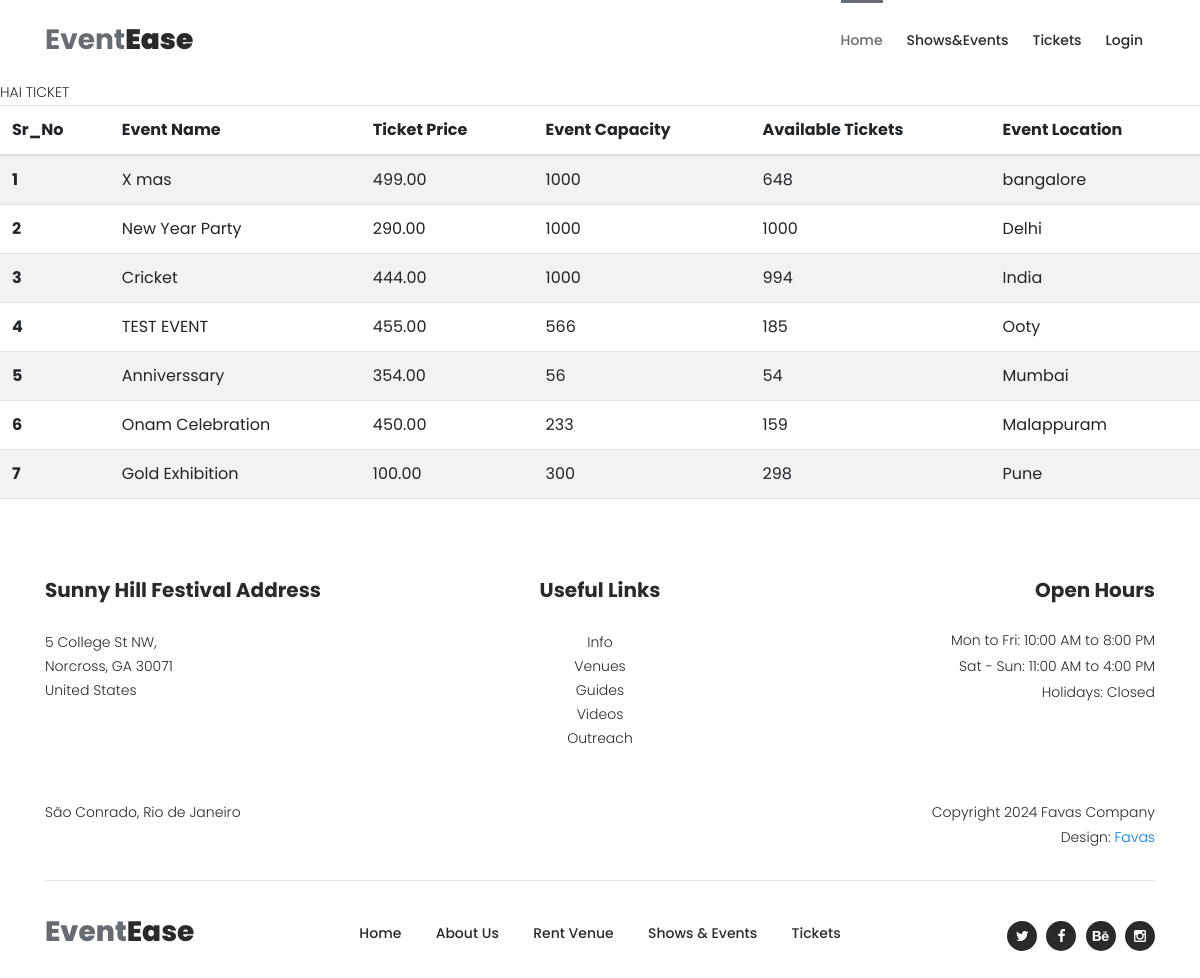
The page /admin_ticket_list/ on the database as committed earlier.
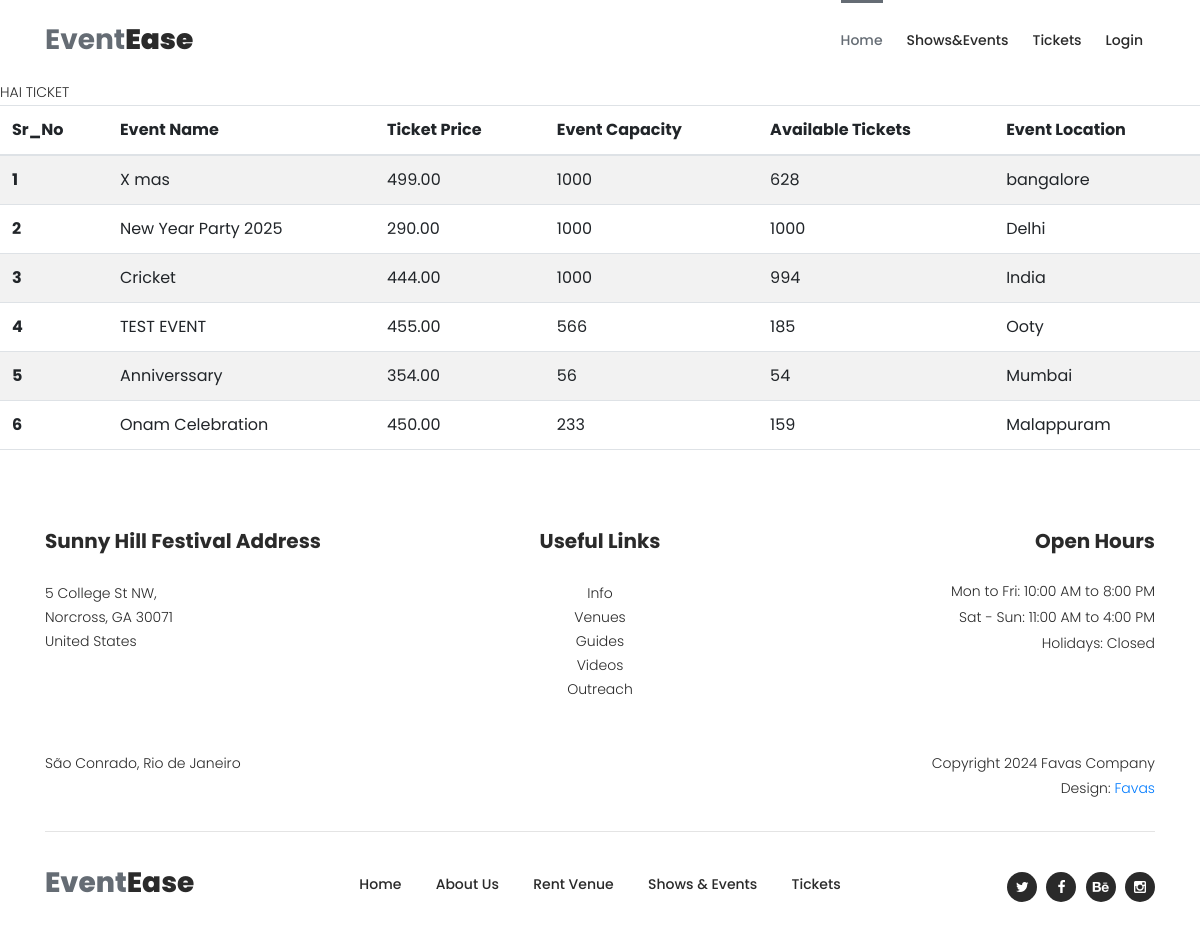
The same page on the database as committed later.
### events/models.py (models this page shows, shortened)
class Event(models.Model):
    user = models.ForeignKey(Profile, on_delete=models.CASCADE,blank=True,null=True)  # Link each event to a user
    title = models.CharField(max_length=200)
    description = models.TextField()
    date = models.DateField()
    time = models.TimeField()
    location = models.CharField(max_length=255)
    ticket_price=models.DecimalField(max_digits=10,decimal_places=2,default=0.00)
    is_active = models.BooleanField(default=True)
    image = models.ImageField(upload_to='event_images/', null=True, blank=True)
    capacity = models.PositiveIntegerField(default=0)
    available_tickets = models.PositiveIntegerField(default=0)
    def __str__(self):
        return self.title

### events/views.py (the view)
# urls.py: path('admin_ticket_list/', views.admin_ticket_list, name='admin_ticket_list'),
def admin_ticket_list(request):
    ticket_data=Event.objects.prefetch_related('ticket_set', 'user__user').all()
    context={
        'ticket_data':ticket_data
    }
    print(context)
    return render(request,'layout_admin_ticket_list.html',context)

### templates/Layout_admin_ticket_list.html
{% extends 'blank_layout.html' %}
{% block header%}
{% include 'header.html' %}
{% endblock header%}
{% block admin_event_list %}
{% include 'admin_ticket_list.html' %}
{% endblock admin_event_list %}
{% block footer %}
{% include 'footer.html' %}
{% endblock footer %}

### templates/blank_layout.html (shortened to what this page needs)
{% load static %}
<!DOCTYPE html>
<html lang="en">
  <head>
    <link rel="stylesheet" type="text/css" href="{% static 'css/bootstrap.min.css' %}">
    <link rel="stylesheet" type="text/css" href="{% static 'css/font-awesome.css' %}">
    <link rel="stylesheet" type="text/css" href="{% static 'css/owl-carousel.css' %}">
    <link rel="stylesheet" href="{% static 'css/tooplate-artxibition.css' %}">
    </head>
    <body>
    {% block header%}
    {% endblock header%}
{% block admin_event_list %}
{% endblock admin_event_list %}
    {% block footer %}
    {% endblock footer %}
  </body>
</html>

### templates/header.html (shortened to what this page needs)
{% load static %}
<link href="https://cdn.jsdelivr.net/npm/bootstrap@5.3.0/dist/css/bootstrap.min.css" rel="stylesheet">
<header class="header-area header-sticky">
    <div class="container">
        <div class="row">
            <div class="col-12">
                <nav class="main-nav">
                    <a href="{% url 'index' %}" class="logo">Event<em>Ease</em></a>
                    <ul class="nav">
                        <li><a href="{% url 'index' %}" class="active">Home</a></li>
                        <li><a href="{% url 'display_event' %}">Shows&Events</a></li>
                        <li><a href="{% url 'tickets' %}">Tickets</a></li>
                        {% if user.is_authenticated %}
                            <li><a href="{% url 'logout' %}">Logout</a></li>
                            <li><a href="#"><em>Hello </em>{{ user.username }}</a></li>
                        {% else %}
                            <li><a href="{% url 'login' %}">Login</a></li>
                        {% endif %}
                    </ul>
                </nav>
            </div>
        </div>
    </div>
</header>

### templates/admin_ticket_list.html (shortened to what this page needs)
{% load static %}
    <link rel="stylesheet" type="text/css" href="{% static 'css/bootstrap.min.css' %}">
    <link rel="stylesheet" type="text/css" href="{% static 'css/font-awesome.css' %}">
    <link rel="stylesheet" type="text/css" href="{% static 'css/owl-carousel.css' %}">
    <link rel="stylesheet" href="{% static 'css/tooplate-artxibition.css' %}">
<table class="table table-striped">
    <thead>
      <tr>
        <th scope="col">Sr_No</th>
        <th scope="col">Event Name</th>
        <th scope="col">Ticket Price</th>
        <th scope="col">Event Capacity</th>
        <th scope="col">Available Tickets</th>
        <th scope="col">Event Location</th>
      </tr>
    </thead>
    <tbody>
      <P> HAI TICKET </P>
        {% for data in ticket_data %}
      <tr>
        <th scope="row">{{ forloop.counter}}</th>
       <td>{{data.title}}</td>
        <td>{{data.ticket_price}}</td>
        <td>{{data.capacity}}</td>
        <td>{{data.available_tickets}}</td>
        <td>{{data.location}}</td>
      </tr>
      {% endfor %}
    </tbody>
  </table>

### templates/footer.html
<footer>
    <div class="container">
        <div class="row">
            <div class="col-lg-4">
                <div class="address">
                    <h4>Sunny Hill Festival Address</h4>
                    <span>5 College St NW, <br>Norcross, GA 30071<br>United States</span>
                </div>
            </div>
            <div class="col-lg-4">
                <div class="links">
                    <h4>Useful Links</h4>
                    <ul>
                        <li><a href="#">Info</a></li>
                        <li><a href="#">Venues</a></li>
                        <li><a href="#">Guides</a></li>
                        <li><a href="#">Videos</a></li>
                        <li><a href="#">Outreach</a></li>
                    </ul>
                </div>
            </div>
            <div class="col-lg-4">
                <div class="hours">
                    <h4>Open Hours</h4>
                    <ul>
                        <li>Mon to Fri: 10:00 AM to 8:00 PM</li>
                        <li>Sat - Sun: 11:00 AM to 4:00 PM</li>
                        <li>Holidays: Closed</li>
                    </ul>
                </div>
            </div>
            <div class="col-lg-12">
                <div class="under-footer">
                    <div class="row">
                        <div class="col-lg-6 col-sm-6">
                            <p>São Conrado, Rio de Janeiro</p>
                        </div>
                        <div class="col-lg-6 col-sm-6">
                            <p class="copyright">Copyright 2024 Favas Company
                            <br>Design: <a rel="nofollow" href="" target="_parent">Favas</a></p>
                        </div>
                    </div>
                </div>
            </div>
            <div class="col-lg-12">
                <div class="sub-footer">
                    <div class="row">
                        <div class="col-lg-3">
                            <div class="logo"><span>Event<em>Ease</em></span></div>
                        </div>
                        <div class="col-lg-6">
                            <div class="menu">
                                <ul>
                                    <li><a href="index.html" class="active">Home</a></li>
                                    <li><a href="about.html">About Us</a></li>
                                    <li><a href="rent-venue.html">Rent Venue</a></li>
                                    <li><a href="shows-events.html">Shows & Events</a></li>
                                    <li><a href="tickets.html">Tickets</a></li>
                                </ul>
                            </div>
                        </div>
                        <div class="col-lg-3">
                            <div class="social-links">
                                <ul>
                                    <li><a href="#"><i class="fa fa-twitter"></i></a></li>
                                    <li><a href="#"><i class="fa fa-facebook"></i></a></li>
                                    <li><a href="#"><i class="fa fa-behance"></i></a></li>
                                    <li><a href="#"><i class="fa fa-instagram"></i></a></li>
                                </ul>
                            </div>
                        </div>
                    </div>
                </div>
            </div>
        </div>
    </div>
</footer>

Rows that differ between the two databases and show on the page:
removed Event: title "Gold Exhibition", ticket_price "100.00", capacity "300", available_tickets "298", location "Pune"
changed Event "X mas": available_tickets "648" → "628"
changed Event "Delhi": title "New Year Party" → "New Year Party 2025"
